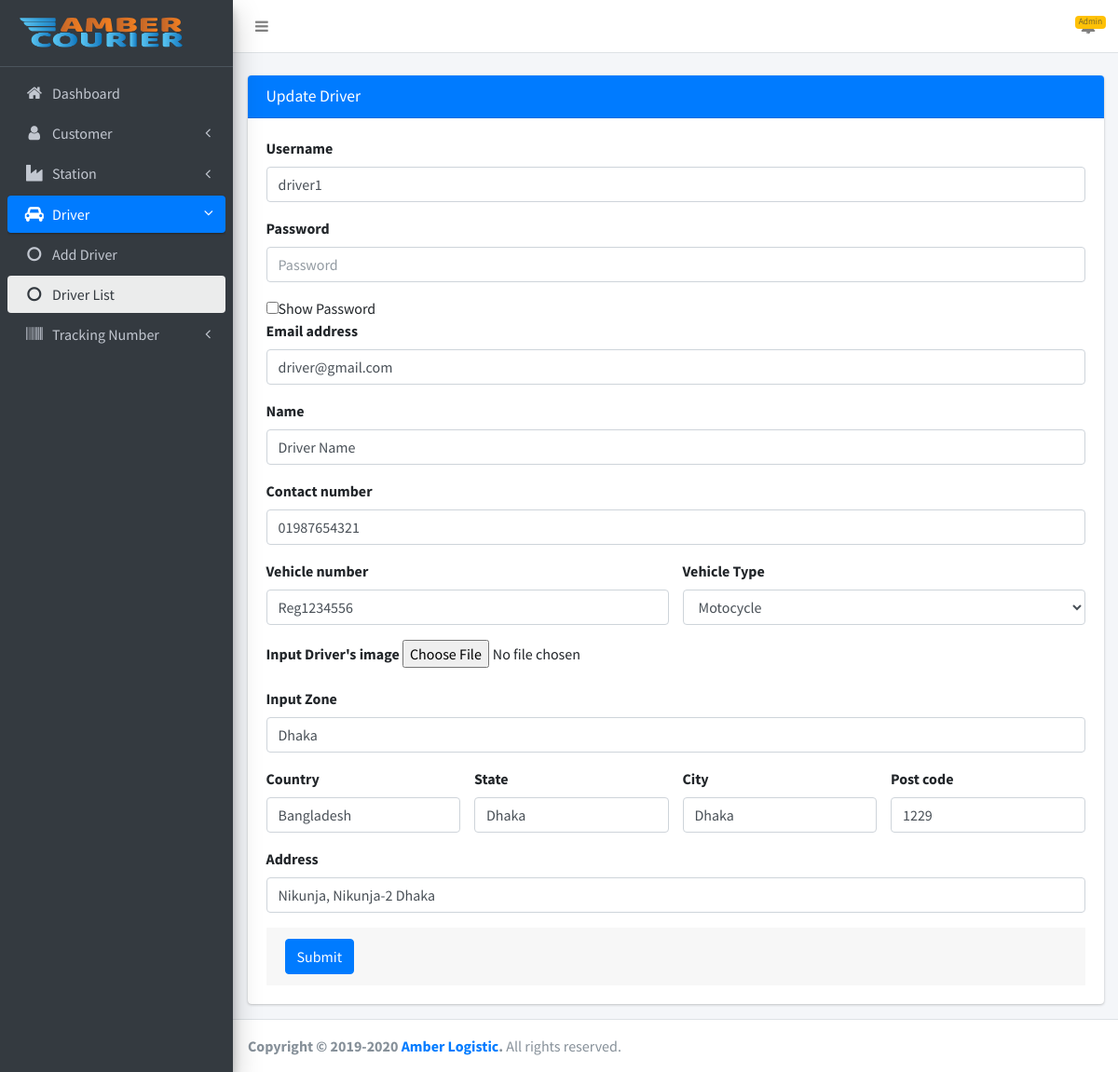
The app's page /admin/drivers/edit.php?id=1 (signed in) with its own data.
### tables this page shows
CREATE TABLE `drivers` (
  `id` int(11) NOT NULL,
  `username` varchar(255) DEFAULT NULL,
  `password` varchar(255) DEFAULT NULL,
  `name` varchar(255) DEFAULT NULL,
  `email` varchar(255) DEFAULT NULL,
  `contact_number` varchar(255) DEFAULT NULL,
  `vehicle_number` varchar(255) DEFAULT NULL,
  `vehicle_type` varchar(255) DEFAULT NULL COMMENT '1=Lorry/truck, 2=motorcycle',
  `zone` varchar(255) DEFAULT NULL,
  `image_path` varchar(255) DEFAULT NULL,
  `country` varchar(255) DEFAULT NULL,
  `state` varchar(255) DEFAULT NULL,
  `city` varchar(255) DEFAULT NULL,
  `post_code` varchar(255) DEFAULT NULL,
  `address` varchar(255) DEFAULT NULL,
  `created_at` timestamp NULL DEFAULT current_timestamp()
);

### admin/drivers/edit.php (the view, shortened to what this page needs)
<?php
include(ROOT_PATH . "includes/db.php");
$id = $_GET['id'];
$query = "select * from drivers where id='$id' LIMIT 1";
$result = mysqli_query($con, $query);
$row = mysqli_fetch_assoc($result);
?>
<!DOCTYPE html>
<html lang="en">
<?php include(ROOT_PATH . "admin/includes/head.php"); ?>
<body class="hold-transition sidebar-mini layout-fixed">
<div class="wrapper">
    <?php
    include(ROOT_PATH . "admin/includes/header.php");
    include(ROOT_PATH . "admin/includes/sidebar.php");
    ?>
    <div class="content-wrapper">
        <br>
        <section class="content">
            <div class="container-fluid">
                <div class="row">
                    <div class="col-md-12">
                        <div class="card card-primary">
                            <div class="card-header">
                                <h3 class="card-title">Update Driver</h3>
                            </div>
                            <form role="form" action="" method="post" enctype="multipart/form-data">
                                <div class="card-body">
                                    <div class="form-group">
                                        <label for="username">Username</label>
                                        <input type="text" class="form-control" name="username" id="username"
                                               placeholder="Enter driver's name" value="<?php echo @$row['username'];?>" required>
                                    </div>
                                    <div class="form-group">
                                        <label for="password">Password</label>
                                        <input type="password" pattern=".{6,}" class="form-control" name="password"
                                               id="password" placeholder="Password"
                                               title="6 characters minimum">
                                    </div>
                                    <input type="checkbox" onclick="showPassword()">Show Password
                                    <div class="form-group">
                                        <label for="email">Email address</label>
                                        <input type="email" class="form-control" name="email" id="email"
                                               placeholder="Enter driver's email" value="<?php echo @$row['email'];?>" required>
                                    </div>
                                    <div class="form-group">
                                        <label for="name">Name</label>
                                        <input type="text" class="form-control" name="name" id="name"
                                               placeholder="Enter driver's name" value="<?php echo @$row['name'];?>" required>
                                    </div>
                                    <div class="form-group">
                                        <label for="contact_number">Contact number</label>
                                        <input type="text" class="form-control" name="contact_number"
                                               id="contact_number" placeholder="Enter drivers contact number" value="<?php echo @$row['contact_number'];?>"required>
                                    </div>
                                    <div class="row">
                                        <div class="form-group col-md-6">
                                            <label for="vehicle_number">Vehicle number</label>
                                            <input type="text" class="form-control" name="vehicle_number"
                                                   id="vehicle_number" placeholder="Enter vehicle's number" value="<?php echo @$row['vehicle_number'];?>" required>
                                        </div>
                                        <div class="form-group col-md-6">
                                            <label for="vehicle_type">Vehicle Type</label>
                                            <select id="vehicle_type" name="vehicle_type"
                                                    class="form-control form-control-md" required>
                                                <option selected disabled><?php echo @$row['vehicle_type'];?></option>
                                            </select>
                                        </div>
                                    </div>
                                    <div class="form-group">
                                        <label for="image">Input Driver's image</label>
                                        <input type="file" name="image" class="image" id="image">
                                    </div>
                                    <div class="form-group">
                                        <label for="zone">Input Zone</label>
                                        <input type="text" class="form-control" name="zone"
                                               id="zone" placeholder="Enter zone name" value="<?php echo @$row['zone'];?>" required>
                                    </div>
                                    <div class="row">
                                        <div class="form-group col-md-3">
                                            <label for="country">Country</label>
                                            <input type="text" class="form-control" name="country" id="country"
                                                   placeholder="country" value="<?php echo @$row['country'];?>" required>
                                        </div>
                                        <div class="form-group col-md-3">
                                            <label for="state">State</label>
                                            <input type="text" class="form-control" name="state" id="state"
                                                   placeholder="state"  value="<?php echo @$row['state'];?>" required>
                                        </div>
                                        <div class="form-group col-md-3">
                                            <label for="city">City</label>
                                            <input type="text" class="form-control" name="city" id="city"
                                                   placeholder="city"  value="<?php echo @$row['city'];?>" required>
                                        </div>
                                        <div class="form-group col-md-3">
                                            <label for="post_code">Post code</label>
                                            <input type="text" class="form-control" name="post_code" id="post_code"
                                                   placeholder="postal code" value="<?php echo @$row['post_code'];?>" required>
                                        </div>
                                    </div>
                                    <div class="form-group">
                                        <label for="address">Address</label>
                                        <input type="text" class="form-control" name="address" id="address"
                                               placeholder="address" value="<?php echo @$row['address'];?>" required>
                                    </div>
                                    <div class="card-footer">
                                        <input type="submit" name="update" id="update" class="btn btn-primary">
                                    </div>
                            </form>
                        </div>
                    </div>
                </div>
            </div>
        </section>
    </div>
    <?php include(ROOT_PATH . "admin/includes/footer.php"); ?>
</div>
</body>
</html>

### records on screen
drivers: username "driver1", email "driver@gmail.com", name "Driver Name", contact_number "01987654321", vehicle_number "Reg1234556", vehicle_type "Motocycle", zone "Dhaka", country "Bangladesh", state "Dhaka", city "Dhaka", post_code "1229", address "Nikunja, Nikunja-2 Dhaka"

### other values on screen
Session::get('admin') "Admin"
